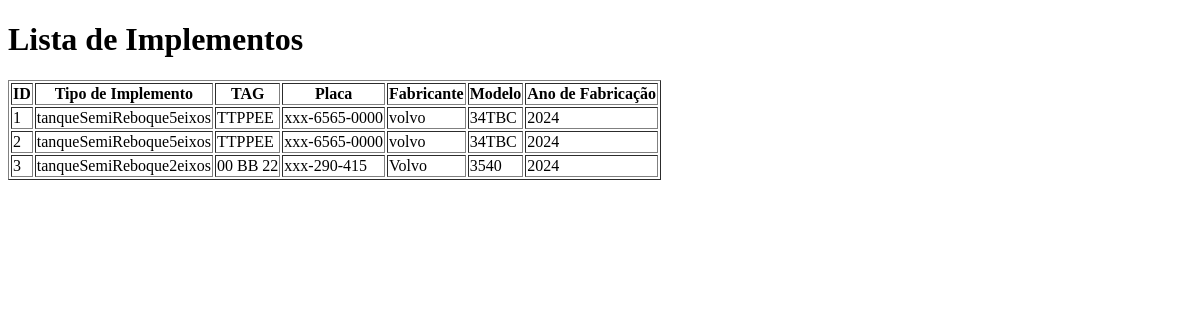
The app's page /listar_implemento.php, older data.
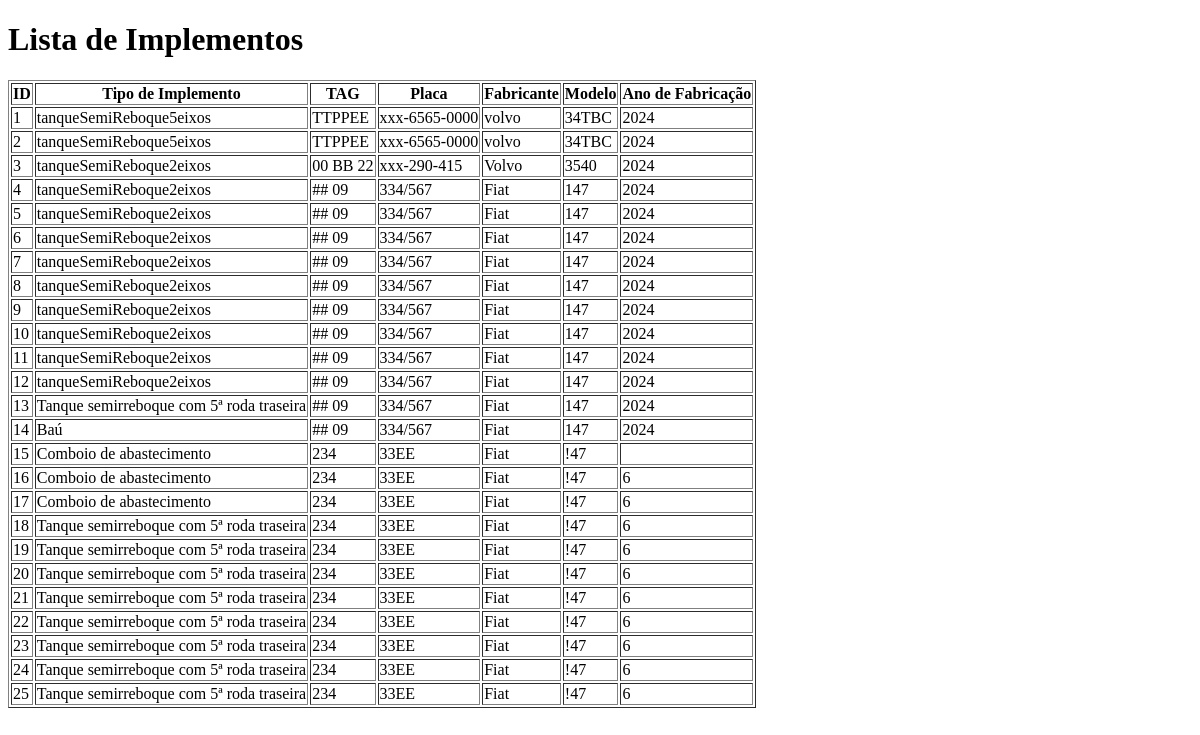
The same page, newer data.
### tables this page shows
CREATE TABLE `ativo_implemento` (
  `id` int(11) NOT NULL,
  `tipo_implemento` varchar(255) DEFAULT NULL,
  `vincular` varchar(250) DEFAULT NULL,
  `tag` varchar(255) DEFAULT NULL,
  `placa` varchar(15) DEFAULT NULL,
  `fabricante` varchar(255) DEFAULT NULL,
  `modelo` varchar(255) DEFAULT NULL,
  `ano_fabricao` varchar(150) DEFAULT NULL,
  `chassis` varchar(255) DEFAULT NULL,
  `renavam` varchar(20) DEFAULT NULL,
  `proprietario` varchar(255) DEFAULT NULL,
  `tara` int(11) DEFAULT NULL,
  `lotacao` int(11) DEFAULT NULL,
  `PTB` int(11) DEFAULT NULL,
  `capacidadeMaxTracao` int(11) DEFAULT NULL,
  `capacidadeVolumetrica` int(11) DEFAULT NULL,
  `cor` varchar(50) DEFAULT NULL,
  `foto` varchar(255) DEFAULT NULL
);

### listar_implemento.php (the view, shortened to what this page needs)
<?php
include "conexao_bd.php";
$consulta = $conn->query("SELECT * FROM ativo_implemento");
if ($consulta->num_rows > 0) {
    ?>
    <!DOCTYPE html>
    <html lang="en">
    <head>
    </head>
    <body>
        <h1>Lista de Implementos</h1>
        <table border="1">
            <thead>
                <tr>
                    <th>ID</th>
                    <th>Tipo de Implemento</th>
                    <th>TAG</th>
                    <th>Placa</th>
                    <th>Fabricante</th>
                    <th>Modelo</th>
                    <th>Ano de Fabricação</th>
                </tr>
            </thead>
            <tbody>
                <?php
                while ($row = $consulta->fetch_assoc()) {
                    ?>
                    <tr>
                        <td><?= $row["id"] ?></td>
                        <td><?= $row["tipo_implemento"] ?></td>
                        <td><?= $row["tag"] ?></td>
                        <td><?= $row["placa"] ?></td>
                        <td><?= $row["fabricante"] ?></td>
                        <td><?= $row["modelo"] ?></td>
                        <td><?= $row["ano_fabricao"] ?></td>
                    </tr>
                    <?php
                }
                ?>
            </tbody>
        </table>
    </body>
    </html>
    <?php
} else {
    echo "Nenhum implemento encontrado.";
}
?>

Row changes from the older to the newer data that the page shows:
added ativo_implemento: id "4", tipo_implemento "tanqueSemiReboque2eixos", tag "## 09", placa "334/567", fabricante "Fiat", modelo "147", ano_fabricao "2024"
added ativo_implemento: id "5", tipo_implemento "tanqueSemiReboque2eixos", tag "## 09", placa "334/567", fabricante "Fiat", modelo "147", ano_fabricao "2024"
added ativo_implemento: id "6", tipo_implemento "tanqueSemiReboque2eixos", tag "## 09", placa "334/567", fabricante "Fiat", modelo "147", ano_fabricao "2024"
added ativo_implemento: id "7", tipo_implemento "tanqueSemiReboque2eixos", tag "## 09", placa "334/567", fabricante "Fiat", modelo "147", ano_fabricao "2024"
added ativo_implemento: id "8", tipo_implemento "tanqueSemiReboque2eixos", tag "## 09", placa "334/567", fabricante "Fiat", modelo "147", ano_fabricao "2024"
added ativo_implemento: id "9", tipo_implemento "tanqueSemiReboque2eixos", tag "## 09", placa "334/567", fabricante "Fiat", modelo "147", ano_fabricao "2024"
added ativo_implemento: id "10", tipo_implemento "tanqueSemiReboque2eixos", tag "## 09", placa "334/567", fabricante "Fiat", modelo "147", ano_fabricao "2024"
added ativo_implemento: id "11", tipo_implemento "tanqueSemiReboque2eixos", tag "## 09", placa "334/567", fabricante "Fiat", modelo "147", ano_fabricao "2024"
added ativo_implemento: id "12", tipo_implemento "tanqueSemiReboque2eixos", tag "## 09", placa "334/567", fabricante "Fiat", modelo "147", ano_fabricao "2024"
added ativo_implemento: id "13", tipo_implemento "Tanque semirreboque com 5ª roda traseira", tag "## 09", placa "334/567", fabricante "Fiat", modelo "147", ano_fabricao "2024"
added ativo_implemento: id "14", tipo_implemento "Baú", tag "## 09", placa "334/567", fabricante "Fiat", modelo "147", ano_fabricao "2024"
added ativo_implemento: id "15", tipo_implemento "Comboio de abastecimento", tag "234", placa "33EE", fabricante "Fiat", modelo "!47"
added ativo_implemento: id "16", tipo_implemento "Comboio de abastecimento", tag "234", placa "33EE", fabricante "Fiat", modelo "!47", ano_fabricao "6"
added ativo_implemento: id "17", tipo_implemento "Comboio de abastecimento", tag "234", placa "33EE", fabricante "Fiat", modelo "!47", ano_fabricao "6"
added ativo_implemento: id "18", tipo_implemento "Tanque semirreboque com 5ª roda traseira", tag "234", placa "33EE", fabricante "Fiat", modelo "!47", ano_fabricao "6"
added ativo_implemento: id "19", tipo_implemento "Tanque semirreboque com 5ª roda traseira", tag "234", placa "33EE", fabricante "Fiat", modelo "!47", ano_fabricao "6"
added ativo_implemento: id "20", tipo_implemento "Tanque semirreboque com 5ª roda traseira", tag "234", placa "33EE", fabricante "Fiat", modelo "!47", ano_fabricao "6"
added ativo_implemento: id "21", tipo_implemento "Tanque semirreboque com 5ª roda traseira", tag "234", placa "33EE", fabricante "Fiat", modelo "!47", ano_fabricao "6"
added ativo_implemento: id "22", tipo_implemento "Tanque semirreboque com 5ª roda traseira", tag "234", placa "33EE", fabricante "Fiat", modelo "!47", ano_fabricao "6"
added ativo_implemento: id "23", tipo_implemento "Tanque semirreboque com 5ª roda traseira", tag "234", placa "33EE", fabricante "Fiat", modelo "!47", ano_fabricao "6"
added ativo_implemento: id "24", tipo_implemento "Tanque semirreboque com 5ª roda traseira", tag "234", placa "33EE", fabricante "Fiat", modelo "!47", ano_fabricao "6"
added ativo_implemento: id "25", tipo_implemento "Tanque semirreboque com 5ª roda traseira", tag "234", placa "33EE", fabricante "Fiat", modelo "!47", ano_fabricao "6"
